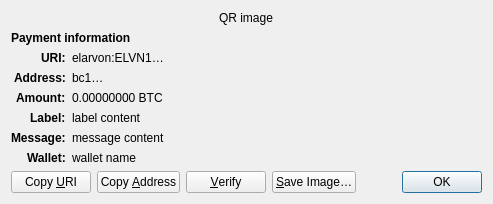
<?xml version="1.0" encoding="UTF-8"?>
<ui version="4.0">
 <class>ReceiveRequestDialog</class>
 <widget class="QDialog" name="ReceiveRequestDialog">
  <property name="geometry">
   <rect>
    <x>0</x>
    <y>0</y>
    <width>413</width>
    <height>229</height>
   </rect>
  </property>
  <property name="windowTitle">
   <string>Request payment to …</string>
  </property>
  <layout class="QGridLayout" name="gridLayout" columnstretch="0,1">
   <property name="sizeConstraint">
    <enum>QLayout::SetFixedSize</enum>
   </property>
   <item row="0" column="0" colspan="2" alignment="Qt::AlignHCenter">
    <widget class="QRImageWidget" name="qr_code">
     <property name="text">
      <string notr="true">QR image</string>
     </property>
     <property name="textInteractionFlags">
      <set>Qt::NoTextInteraction</set>
     </property>
    </widget>
   </item>
   <item row="1" column="0" colspan="2">
    <widget class="QLabel" name="payment_header">
     <property name="font">
      <font>
       <weight>75</weight>
       <bold>true</bold>
      </font>
     </property>
     <property name="text">
      <string>Payment information</string>
     </property>
     <property name="textInteractionFlags">
      <set>Qt::NoTextInteraction</set>
     </property>
    </widget>
   </item>
   <item row="2" column="0" alignment="Qt::AlignRight|Qt::AlignTop">
    <widget class="QLabel" name="uri_tag">
     <property name="font">
      <font>
       <weight>75</weight>
       <bold>true</bold>
      </font>
     </property>
     <property name="text">
      <string notr="true">URI:</string>
     </property>
     <property name="textFormat">
      <enum>Qt::PlainText</enum>
     </property>
     <property name="textInteractionFlags">
      <set>Qt::NoTextInteraction</set>
     </property>
    </widget>
   </item>
   <item row="2" column="1" alignment="Qt::AlignTop">
    <widget class="QLabel" name="uri_content">
     <property name="text">
      <string notr="true">elarvon:ELVN1…</string>
     </property>
     <property name="textFormat">
      <enum>Qt::RichText</enum>
     </property>
     <property name="wordWrap">
      <bool>true</bool>
     </property>
     <property name="textInteractionFlags">
      <set>Qt::TextSelectableByMouse</set>
     </property>
    </widget>
   </item>
   <item row="3" column="0" alignment="Qt::AlignRight|Qt::AlignTop">
    <widget class="QLabel" name="address_tag">
     <property name="font">
      <font>
       <weight>75</weight>
       <bold>true</bold>
      </font>
     </property>
     <property name="text">
      <string>Address:</string>
     </property>
     <property name="textInteractionFlags">
      <set>Qt::NoTextInteraction</set>
     </property>
    </widget>
   </item>
   <item row="3" column="1" alignment="Qt::AlignTop">
    <widget class="QLabel" name="address_content">
     <property name="text">
      <string notr="true">bc1…</string>
     </property>
     <property name="textFormat">
      <enum>Qt::PlainText</enum>
     </property>
     <property name="textInteractionFlags">
      <set>Qt::TextSelectableByMouse</set>
     </property>
    </widget>
   </item>
   <item row="4" column="0" alignment="Qt::AlignRight|Qt::AlignTop">
    <widget class="QLabel" name="amount_tag">
     <property name="font">
      <font>
       <weight>75</weight>
       <bold>true</bold>
      </font>
     </property>
     <property name="text">
      <string>Amount:</string>
     </property>
     <property name="textInteractionFlags">
      <set>Qt::NoTextInteraction</set>
     </property>
    </widget>
   </item>
   <item row="4" column="1" alignment="Qt::AlignTop">
    <widget class="QLabel" name="amount_content">
     <property name="text">
      <string notr="true">0.00000000 BTC</string>
     </property>
     <property name="textFormat">
      <enum>Qt::PlainText</enum>
     </property>
     <property name="textInteractionFlags">
      <set>Qt::TextSelectableByMouse</set>
     </property>
    </widget>
   </item>
   <item row="5" column="0" alignment="Qt::AlignRight|Qt::AlignTop">
    <widget class="QLabel" name="label_tag">
     <property name="font">
      <font>
       <weight>75</weight>
       <bold>true</bold>
      </font>
     </property>
     <property name="text">
      <string>Label:</string>
     </property>
     <property name="textInteractionFlags">
      <set>Qt::NoTextInteraction</set>
     </property>
    </widget>
   </item>
   <item row="5" column="1" alignment="Qt::AlignTop">
    <widget class="QLabel" name="label_content">
     <property name="text">
      <string notr="true">label content</string>
     </property>
     <property name="textFormat">
      <enum>Qt::PlainText</enum>
     </property>
     <property name="wordWrap">
      <bool>true</bool>
     </property>
     <property name="textInteractionFlags">
      <set>Qt::TextSelectableByMouse</set>
     </property>
    </widget>
   </item>
   <item row="6" column="0" alignment="Qt::AlignRight|Qt::AlignTop">
    <widget class="QLabel" name="message_tag">
     <property name="font">
      <font>
       <weight>75</weight>
       <bold>true</bold>
      </font>
     </property>
     <property name="text">
      <string>Message:</string>
     </property>
     <property name="textInteractionFlags">
      <set>Qt::NoTextInteraction</set>
     </property>
    </widget>
   </item>
   <item row="6" column="1" alignment="Qt::AlignTop">
    <widget class="QLabel" name="message_content">
     <property name="text">
      <string notr="true">message content</string>
     </property>
     <property name="textFormat">
      <enum>Qt::PlainText</enum>
     </property>
     <property name="wordWrap">
      <bool>true</bool>
     </property>
     <property name="textInteractionFlags">
      <set>Qt::TextSelectableByMouse</set>
     </property>
    </widget>
   </item>
   <item row="7" column="0" alignment="Qt::AlignRight|Qt::AlignTop">
    <widget class="QLabel" name="wallet_tag">
     <property name="font">
      <font>
       <weight>75</weight>
       <bold>true</bold>
      </font>
     </property>
     <property name="text">
      <string>Wallet:</string>
     </property>
     <property name="textInteractionFlags">
      <set>Qt::NoTextInteraction</set>
     </property>
    </widget>
   </item>
   <item row="7" column="1" alignment="Qt::AlignTop">
    <widget class="QLabel" name="wallet_content">
     <property name="text">
      <string notr="true">wallet name</string>
     </property>
     <property name="textFormat">
      <enum>Qt::PlainText</enum>
     </property>
     <property name="wordWrap">
      <bool>true</bool>
     </property>
     <property name="textInteractionFlags">
      <set>Qt::TextSelectableByMouse</set>
     </property>
    </widget>
   </item>
   <item row="8" column="0" colspan="2">
    <layout class="QHBoxLayout" name="horizontalLayout">
     <item>
      <widget class="QPushButton" name="btnCopyURI">
       <property name="text">
        <string>Copy &amp;URI</string>
       </property>
       <property name="autoDefault">
        <bool>false</bool>
       </property>
      </widget>
     </item>
     <item>
      <widget class="QPushButton" name="btnCopyAddress">
       <property name="text">
        <string>Copy &amp;Address</string>
       </property>
       <property name="autoDefault">
        <bool>false</bool>
       </property>
      </widget>
     </item>
     <item>
      <widget class="QPushButton" name="btnVerify">
       <property name="text">
        <string>&amp;Verify</string>
       </property>
       <property name="toolTip">
        <string>Verify this address on e.g. a hardware wallet screen</string>
       </property>
       <property name="autoDefault">
        <bool>false</bool>
       </property>
      </widget>
     </item>
     <item>
      <widget class="QPushButton" name="btnSaveAs">
       <property name="text">
        <string>&amp;Save Image…</string>
       </property>
       <property name="autoDefault">
        <bool>false</bool>
       </property>
      </widget>
     </item>
     <item>
      <spacer name="horizontalSpacer_2">
       <property name="orientation">
        <enum>Qt::Horizontal</enum>
       </property>
       <property name="sizeHint" stdset="0">
        <size>
         <width>40</width>
         <height>20</height>
        </size>
       </property>
      </spacer>
     </item>
     <item>
      <widget class="QDialogButtonBox" name="buttonBox">
       <property name="focusPolicy">
        <enum>Qt::StrongFocus</enum>
       </property>
       <property name="standardButtons">
        <set>QDialogButtonBox::Ok</set>
       </property>
      </widget>
     </item>
    </layout>
   </item>
  </layout>
 </widget>
 <customwidgets>
  <customwidget>
   <class>QRImageWidget</class>
   <extends>QLabel</extends>
   <header>qt/qrimagewidget.h</header>
  </customwidget>
 </customwidgets>
 <tabstops>
  <tabstop>buttonBox</tabstop>
  <tabstop>btnCopyURI</tabstop>
  <tabstop>btnCopyAddress</tabstop>
  <tabstop>btnSaveAs</tabstop>
 </tabstops>
 <resources/>
 <connections>
  <connection>
   <sender>buttonBox</sender>
   <signal>accepted()</signal>
   <receiver>ReceiveRequestDialog</receiver>
   <slot>accept()</slot>
   <hints>
    <hint type="sourcelabel">
     <x>135</x>
     <y>230</y>
    </hint>
    <hint type="destinationlabel">
     <x>135</x>
     <y>126</y>
    </hint>
   </hints>
  </connection>
 </connections>
</ui>
